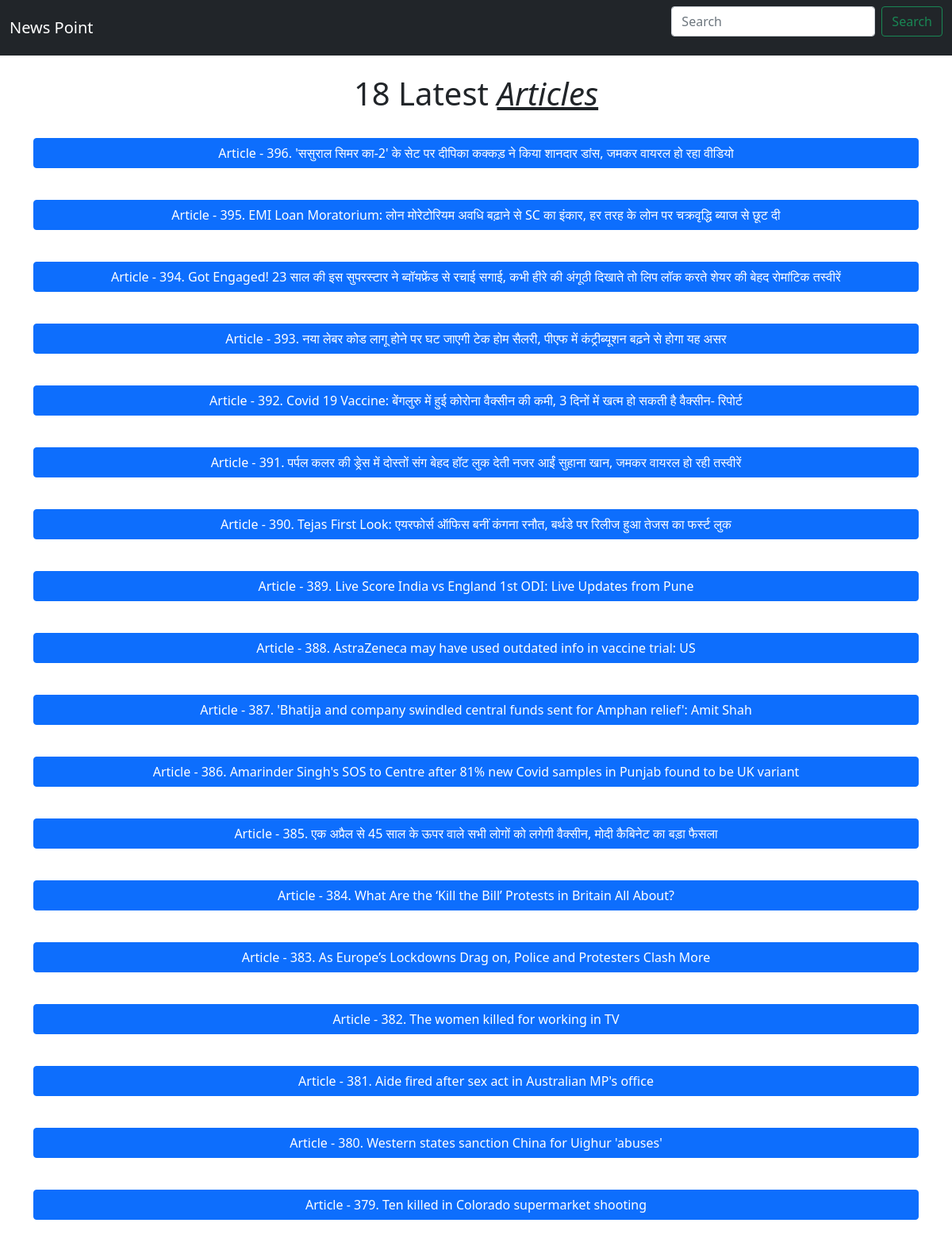
The page / on the database its author committed.
### main.py (models this page shows, shortened)
class Article(db.Model):
    id = db.Column(db.Integer, primary_key=True)
    headline = db.Column(db.String(200), nullable=False)
    image_url = db.Column(db.String(1000), nullable=False)
    content = db.Column(db.String(400), nullable=False)
    redirect_url = db.Column(db.String(400), nullable=False)
    data_from = db.Column(db.String(200), nullable=False)

### main.py (the view)
@app.route('/')
def index():
    content = Article.query.order_by(Article.id.desc()).limit(18).all()
    return render_template('index.html', content=content)

### templates/Index.html (shortened to what this page needs)
<html>
    <head>
        <link href="https://cdn.jsdelivr.net/npm/bootstrap@5.0.0-beta2/dist/css/bootstrap.min.css" rel="stylesheet">
    </head>
    <body>
        <nav class="navbar navbar-expand-lg navbar-dark bg-dark">
            <div class="container-fluid">
              <a class="navbar-brand" href="/">News Point</a>
              <form class="d-flex" method="get" action="/search">
                <input class="form-control me-2" type="search" placeholder="Search" aria-label="Search" name="search" id="search">
                <button class="btn btn-outline-success" type="submit">Search</button>
              </form>
              </div>
          </nav>
          <br/>
          <div class="container">
              <div class="row">
			<div class="col-md-12">
			<h1 style="text-align:center;">18 Latest <u><i>Articles</i></u></h1>
			<br/>
            </div>
            {% if content is not none %}
            {% for i in content %}
            <div class="col-md-12">
                <p>
                    <button class="btn btn-primary" type="button" data-bs-toggle="collapse" data-bs-target="#collapseExample{{i.id}}" aria-expanded="false" aria-controls="collapseExample{{i.id}}" style="width:100%;">
                      Article - {{i.id}}. {{i.headline}}
                    </button>
                  </p>
                  <br/>
              </div>
            {% endfor %}
            {% else %}
            <div class="col" style="text-align: center;"><h1>No Articles Found</h1><a href="/" class="btn btn-link">Go to home</a></div>
            {% endif %}
        </div>
    </div>
    </body>
</html>

### rows shown on the page
Article: id "396", headline "'ससुराल सिमर का-2' के सेट पर दीपिका कक्कड़ ने किया शानदार डांस, जमकर वायरल हो रहा वीडियो"
Article: id "395", headline "EMI Loan Moratorium: लोन मोरेटोरियम अवधि बढ़ाने से SC का इंकार, हर तरह के लोन पर चक्रवृद्धि ब्याज से छूट दी"
Article: id "394", headline "Got Engaged! 23 साल की इस सुपरस्टार ने ब्वॉयफ्रेंड से रचाई सगाई, कभी हीरे की अंगूठी दिखाते तो लिप लॉक करते शेयर की बेहद रोमांटिक तस्वीरें"
Article: id "393", headline "नया लेबर कोड लागू होने पर घट जाएगी टेक होम सैलरी, पीएफ में कंट्रीब्यूशन बढ़ने से होगा यह असर"
Article: id "392", headline "Covid 19 Vaccine: बेंगलुरु में हुई कोरोना वैक्सीन की कमी, 3 दिनों में खत्म हो सकती है वैक्सीन- रिपोर्ट"
Article: id "391", headline "पर्पल कलर की ड्रेस में दोस्तों संग बेहद हॉट लुक देती नजर आईं सुहाना खान, जमकर वायरल हो रही तस्वीरें"
Article: id "390", headline "Tejas First Look: एयरफोर्स ऑफिस बनीं कंगना रनौत, बर्थडे पर रिलीज हुआ तेजस का फर्स्ट लुक"
Article: id "389", headline "Live Score India vs England 1st ODI: Live Updates from Pune"
Article: id "388", headline "AstraZeneca may have used outdated info in vaccine trial: US"
Article: id "387", headline "'Bhatija and company swindled central funds sent for Amphan relief': Amit Shah"
Article: id "386", headline "Amarinder Singh's SOS to Centre after 81% new Covid samples in Punjab found to be UK variant"
Article: id "385", headline "एक अप्रैल से 45 साल के ऊपर वाले सभी लोगों को लगेगी वैक्सीन, मोदी कैबिनेट का बड़ा फैसला"
Article: id "384", headline "What Are the ‘Kill the Bill’ Protests in Britain All About?"
Article: id "383", headline "As Europe’s Lockdowns Drag on, Police and Protesters Clash More"
Article: id "382", headline "The women killed for working in TV"
Article: id "381", headline "Aide fired after sex act in Australian MP's office"
Article: id "380", headline "Western states sanction China for Uighur 'abuses'"
Article: id "379", headline "Ten killed in Colorado supermarket shooting"
